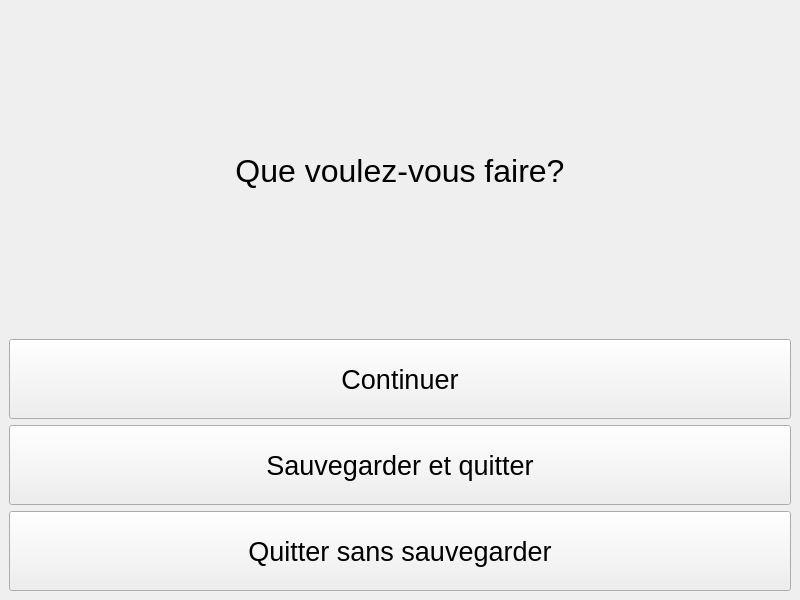
<?xml version="1.0" encoding="UTF-8"?>
<ui version="4.0">
 <class>MainWindow</class>
 <widget class="QMainWindow" name="MainWindow">
  <property name="geometry">
   <rect>
    <x>0</x>
    <y>0</y>
    <width>800</width>
    <height>600</height>
   </rect>
  </property>
  <property name="windowTitle">
   <string>MainWindow</string>
  </property>
  <widget class="QWidget" name="centralwidget">
   <layout class="QVBoxLayout" name="verticalLayout_2">
    <item>
     <layout class="QVBoxLayout" name="verticalLayout">
      <item>
       <widget class="QLabel" name="message_quitter">
        <property name="font">
         <font>
          <pointsize>24</pointsize>
         </font>
        </property>
        <property name="text">
         <string>Que voulez-vous faire?</string>
        </property>
        <property name="alignment">
         <set>Qt::AlignCenter</set>
        </property>
       </widget>
      </item>
      <item>
       <widget class="QPushButton" name="bouton_continuer">
        <property name="minimumSize">
         <size>
          <width>0</width>
          <height>80</height>
         </size>
        </property>
        <property name="font">
         <font>
          <pointsize>20</pointsize>
         </font>
        </property>
        <property name="text">
         <string>Continuer</string>
        </property>
       </widget>
      </item>
      <item>
       <widget class="QPushButton" name="bouton_sauvegarder_quitter">
        <property name="minimumSize">
         <size>
          <width>0</width>
          <height>80</height>
         </size>
        </property>
        <property name="font">
         <font>
          <pointsize>20</pointsize>
         </font>
        </property>
        <property name="text">
         <string>Sauvegarder et quitter</string>
        </property>
       </widget>
      </item>
      <item>
       <widget class="QPushButton" name="bouton_quitter_sans_sauvegarder">
        <property name="minimumSize">
         <size>
          <width>0</width>
          <height>80</height>
         </size>
        </property>
        <property name="font">
         <font>
          <pointsize>20</pointsize>
         </font>
        </property>
        <property name="text">
         <string>Quitter sans sauvegarder</string>
        </property>
       </widget>
      </item>
     </layout>
    </item>
   </layout>
  </widget>
 </widget>
 <resources/>
 <connections/>
</ui>
